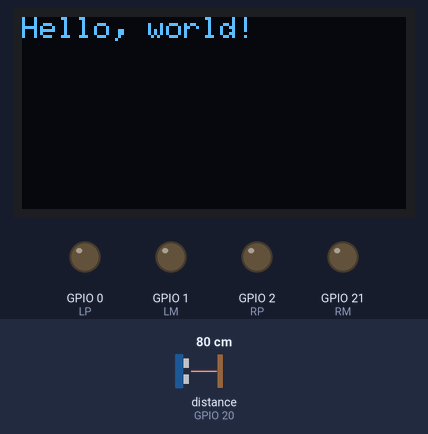
This sketch was run on a simulated ESP32-C6. On the bench: 128×64 one-colour display, output pins drawn as LEDs (lit = HIGH). Wiring (inferred from the names in the program): ultrasonic range finder: trigger GPIO 18; echo GPIO 20. Dashed ring = blinking. The test bench sets the inputs (shaded band); at power-on: distance to the obstacle (sensor on GPIO 20) 80 cm. The echo pulse lasts 58.3 µs per cm; the display library's start-up logo is not drawn; pins used as bus, display or sensor lines are not drawn.

Above: at 2.1 s.
At 5.2 s:
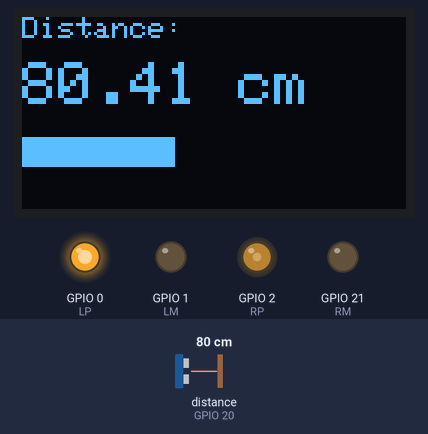
5.3 s: distance to the obstacle (sensor on GPIO 20) set to 2 cm
At 6.9 s:
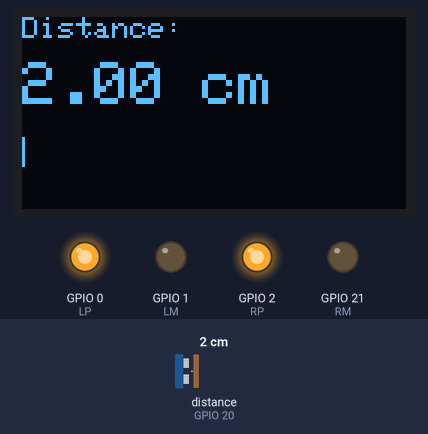
8.3 s: distance to the obstacle (sensor on GPIO 20) set to 4 cm
At 9.9 s:
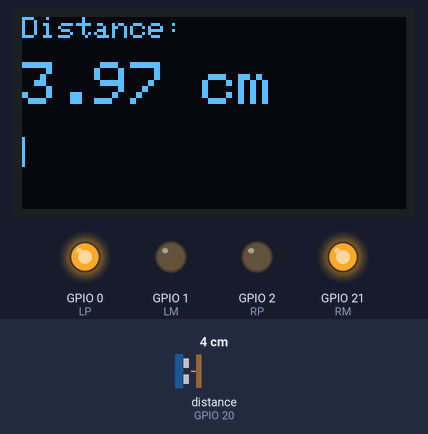
11.3 s: distance to the obstacle (sensor on GPIO 20) set to 9 cm
At 14.9 s:
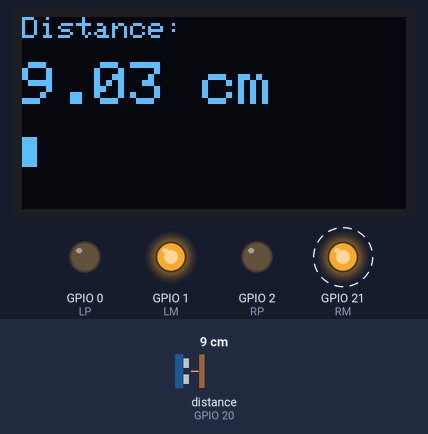
Timing chart, 0 to 19.6 s (numbered marks = the images above; inputs shaded):
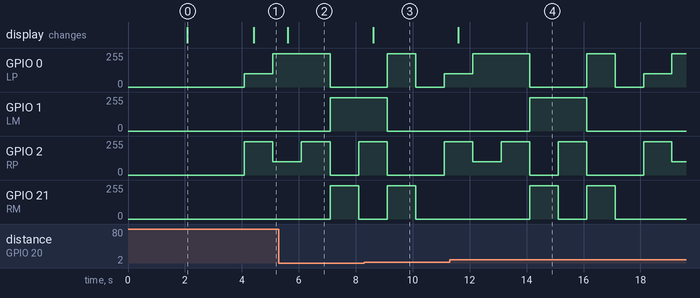

Measured:
- after the input at 5.3 s, the display: changes after 0.31 s (image 2)
- after the input at 8.3 s, the display: changes after 0.31 s (image 3)
- after the input at 11.3 s, the display: changes after 0.31 s (image 4)
- by itself, GPIO 21 (RM): alternates 250/255 for 1.0 s and 0/255 for 1.0 s, 4 changes in all, then stays 0/255
- what the display in image 0 shows lasts 2.3 s, from 2.1 s to 4.4 s

The sketch:

esp32_mouse2_move_to_4_direction_and_rolate_0.ino
```cpp
//-----------------------------------------------------
// esp32_mouse2_move_to_4_direction_and_rolate.ino
//
// for XIAO ESP32C6
//
// 2025/09/28
//-----------------------------------------------------

#include <SPI.h>
#include <Wire.h>
#include <Adafruit_GFX.h>
#include <Adafruit_SSD1306.h>

#include <Ticker.h>
Ticker flipper;
float cm = 0;

#define SCREEN_WIDTH 128 // OLED display width, in pixels
#define SCREEN_HEIGHT 64 // OLED display height, in pixels

// Declaration for an SSD1306 display connected to I2C (SDA, SCL pins)
// The pins for I2C are defined by the Wire-library.
// On an arduino UNO:       A4(SDA), A5(SCL)
// On an arduino MEGA 2560: 20(SDA), 21(SCL)
// On an arduino LEONARDO:   2(SDA),  3(SCL), ...
#define OLED_RESET -1 // Reset pin # (or -1 if sharing Arduino reset pin)
#define SCREEN_ADDRESS 0x3C ///< See datasheet for Address; 0x3D for 128x64, 0x3C for 128x32
//0x3Cに変更した
Adafruit_SSD1306 display(SCREEN_WIDTH, SCREEN_HEIGHT, &Wire, OLED_RESET);

// Pins
// const int TRIG_PIN = 7;
// const int ECHO_PIN = 8;
const int TRIG_PIN = 18;
const int ECHO_PIN = 20;

// Anything over 400 cm (23200 us pulse) is "out of range"
const unsigned int MAX_DIST = 23200;
////HC-SR04_UltrasonicSensorExample.inoからの引用終了

/*
int LP = 3; //LEFT PLUS
int LM = 9; //LEFT MINUS
int RP = 10; //RIGHT MINUS
int RM = 11; //RIGHT PLUS
*/

/* XIAO ESP32C6
DRV       ESP32
---------------
AIN1 --- GPIO0
AIN2 --- GPIO1
BIN1 --- GPIO2
BIN2 --- GPIO21
*/

int LP = 0; // AIN1   LEFT PLUS
int LM = 1; // AIN2   LEFT MINUS
int RP = 2; // BIN1   RIGHT MINUS
int RM = 21; // BIN2   RIGHT PLUS

void setup()
{
  ////ssd1306_128*64_i2c.inoからの引用
  Serial.begin(9600);

  ////HC-SR04_UltrasocicSensorExample.inoからの引用
  // The Trigger pin will tell the sensor to range find
  pinMode(TRIG_PIN, OUTPUT);
  digitalWrite(TRIG_PIN, LOW);

  //Set Echo pin as input to measure the duration of
  //pulses coming back from the distance sensor
  pinMode(ECHO_PIN, INPUT);
  ////HC-SR04_UltrasocicSensorExample.inoからの引用終了

  // SSD1306_SWITCHCAPVCC = generate display voltage from 3.3V internally
  if(!display.begin(SSD1306_SWITCHCAPVCC, SCREEN_ADDRESS)) {
    Serial.println(F("SSD1306 allocation failed"));
    for(;;); // Don't proceed, loop forever
  }

  // Show initial display buffer contents on the screen --
  // the library initializes this with an Adafruit splash screen.
  display.display();
  delay(2000); // Pause for 2 seconds

  // Clear the buffer
  display.clearDisplay();

  display.setTextSize(1);             // Normal 1:1 pixel scale
  display.setTextColor(SSD1306_WHITE);        // Draw white text
  display.setCursor(0,0);             // Start at top-left corner
  display.println(F("Hello, world!"));

  display.display();
  delay(2000); // Pause for 2 seconds

  ////ssd1306_128*64_i2c.inoからの引用終了

  analogWrite(LP,0);
  analogWrite(LM,0);
  analogWrite(RP,0);
  analogWrite(RM,0);

  // //TickerBasic.inoからの引用
  // flip the pin every 0.3s
  flipper.attach(0.3, flip);
  // //TickerBasic.inoからの引用終了

}

void loop() //RUN ZIGZAG
{
  TTL();
  delay(1000);
  TTR();
  delay(1000);
  FWD();
  delay(1000);
  BAK();
  delay(1000);
  RTL();
  delay(1000);
  RTR();
  delay(1000);
  STOP();
  delay(1000);
}

void flip() {
  cm = dest();
  // ディスプレイをクリア
  display.clearDisplay();

  display.setTextSize(1);
  display.setTextColor(SSD1306_WHITE);
  display.setCursor(0, 0);
  display.println("Distance:");

  // 距離の表示
  display.setTextSize(2); // 少し大きなフォント
  display.setCursor(0, 15);

  if (cm == -1.0) {
    display.println("Out of Range");
  } else {
    display.print(cm);
    display.println(" cm");

    // 距離に基づいて四角形（バー）を描画する例
    // 0cmから200cmまでをOLEDの幅(128ピクセル)にマッピング
    int bar_width = map(cm, 0, 200, 0, SCREEN_WIDTH);
    if (bar_width > SCREEN_WIDTH) bar_width = SCREEN_WIDTH; // 最大値を超えないように制限
    if (bar_width < 0) bar_width = 0; // 最小値を下回らないように制限

    display.fillRect(0, 40, bar_width, 10, SSD1306_WHITE); // プログレスバー
  }
  display.display();
}

void FWD(void) // forward
{
  analogWrite(LP,250);
  analogWrite(LM,0);
  analogWrite(RP,250);
  analogWrite(RM,0);
}

void BAK(void) // back
{
  analogWrite(LP,0);
  analogWrite(LM,250);
  analogWrite(RP,0);
  analogWrite(RM,250);
}

void TTL(void) // trun to left
{
  analogWrite(LP,100);
  analogWrite(LM,0);
  analogWrite(RP,250);
  analogWrite(RM,0);
}

void TTR(void) // trun to right
{
  analogWrite(LP,250);
  analogWrite(LM,0);
  analogWrite(RP,100);
  analogWrite(RM,0);
}

void RTR(void) // rotate to right
{
  analogWrite(LP,250);
  analogWrite(LM,0);
  analogWrite(RP,0);
  analogWrite(RM,250);
}

void RTL(void) // rotate to left
{
  analogWrite(LP,0);
  analogWrite(LM,250);
  analogWrite(RP,250);
  analogWrite(RM,0);
}

void STOP(void) // stop
{
  analogWrite(LP,0);
  analogWrite(LM,0);
  analogWrite(RP,0);
  analogWrite(RM,0);
}

////HC-SR04_UltrasocicSensorExample.inoからの引用. 元々はvoid loop().
float dest() {

  unsigned long t1;
  unsigned long t2;
  unsigned long pulse_width;
  // float cm;
  float inches;

  // Hold the trigger pin high for at least 10 us
  digitalWrite(TRIG_PIN, HIGH);
  delayMicroseconds(10);
  digitalWrite(TRIG_PIN, LOW);

  // Wait for pulse on echo pin
  while ( digitalRead(ECHO_PIN) == 0 );

  // Measure how long the echo pin was held high (pulse width)
  // Note: the micros() counter will overflow after ~70 min
  t1 = micros();
  while ( digitalRead(ECHO_PIN) == 1);
  t2 = micros();
  pulse_width = t2 - t1;

  // Calculate distance in centimeters and inches. The constants
  // are found in the datasheet, and calculated from the assumed speed
  //of sound in air at sea level (~340 m/s).
  cm = pulse_width / 58.0;
  return(cm);
}
```
